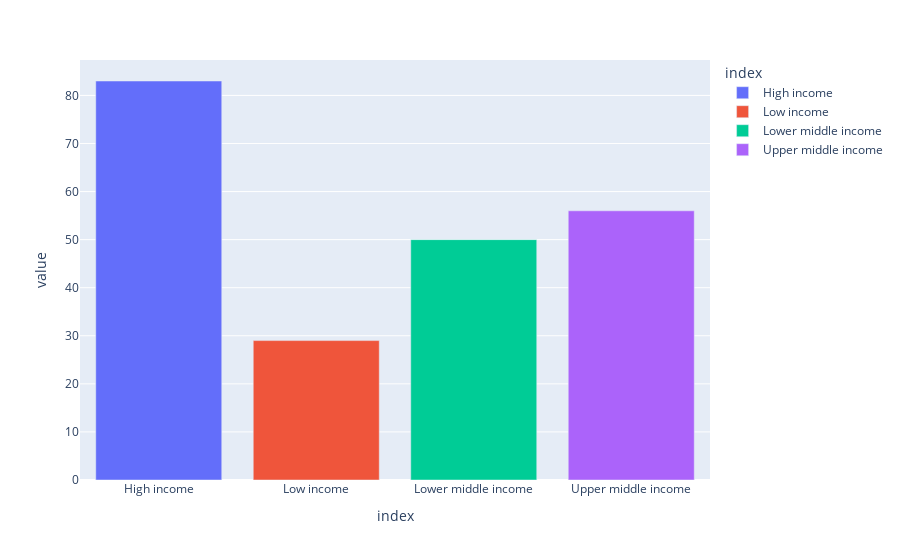

Here is the notebook cell this chart was saved with:
### Code cell
fig = px.bar(by_Income,color=by_Income.index)
fig.show()

### Figure 1 — Plotly figure (JSON) as saved in the notebook; plotly's stock layout.template omitted (floating-point values rounded to 4 significant figures)
{"data": [{"alignmentgroup": "True", "hovertemplate": "index=%{x}<br>value=%{y}<extra></extra>", "legendgroup": "High income", "marker": {"color": "#636efa"}, "name": "High income", "offsetgroup": "High income", "orientation": "v", "showlegend": true, "textposition": "auto", "type": "bar", "x": ["High income"], "xaxis": "x", "y": [83], "yaxis": "y"}, {"alignmentgroup": "True", "hovertemplate": "index=%{x}<br>value=%{y}<extra></extra>", "legendgroup": "Low income", "marker": {"color": "#EF553B"}, "name": "Low income", "offsetgroup": "Low income", "orientation": "v", "showlegend": true, "textposition": "auto", "type": "bar", "x": ["Low income"], "xaxis": "x", "y": [29], "yaxis": "y"}, {"alignmentgroup": "True", "hovertemplate": "index=%{x}<br>value=%{y}<extra></extra>", "legendgroup": "Lower middle income", "marker": {"color": "#00cc96"}, "name": "Lower middle income", "offsetgroup": "Lower middle income", "orientation": "v", "showlegend": true, "textposition": "auto", "type": "bar", "x": ["Lower middle income"], "xaxis": "x", "y": [50], "yaxis": "y"}, {"alignmentgroup": "True", "hovertemplate": "index=%{x}<br>value=%{y}<extra></extra>", "legendgroup": "Upper middle income", "marker": {"color": "#ab63fa"}, "name": "Upper middle income", "offsetgroup": "Upper middle income", "orientation": "v", "showlegend": true, "textposition": "auto", "type": "bar", "x": ["Upper middle income"], "xaxis": "x", "y": [56], "yaxis": "y"}], "layout": {"barmode": "relative", "legend": {"title": {"text": "index"}, "tracegroupgap": 0}, "margin": {"t": 60}, "xaxis": {"anchor": "y", "categoryarray": ["High income", "Low income", "Lower middle income", "Upper middle income"], "categoryorder": "array", "domain": [0, 1], "title": {"text": "index"}}, "yaxis": {"anchor": "x", "domain": [0, 1], "title": {"text": "value"}}}}
